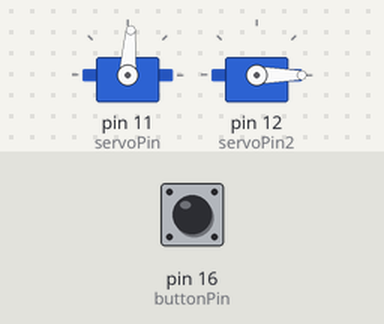
This sketch was run on a simulated Arduino Uno, built with avr-gcc and run on an emulated ATmega328P. Parts: 2 × servo. Inputs (shaded band) come from the test bench; at power-on: pin 16 (buttonPin) HIGH.

Above: at 1.2 s.
1.3 s: pin 16 (buttonPin) pulled LOW for 0.15 s
At 1.39 s:
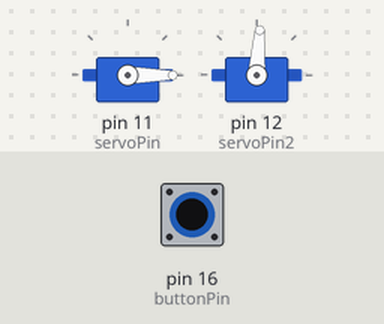
2.9 s: pin 16 (buttonPin) pulled LOW for 3.2 s
At 7.5 s:
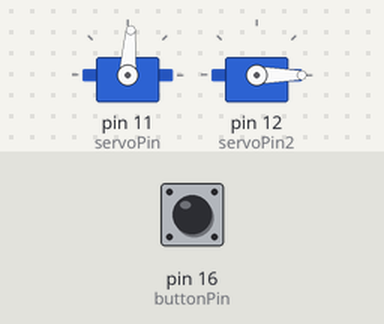
Timing chart, 0 to 9.0 s (numbered marks = the images above; inputs shaded):
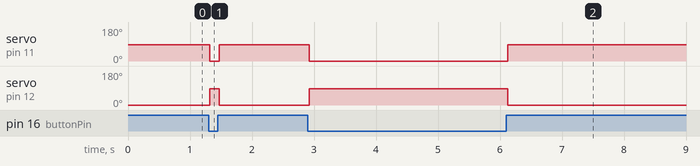

The sketch:

DRS.ino
```cpp
#include <Servo.h>

Servo servo1;                 //right hand side
Servo servo2;                 //left hand side

const int buttonPin = 16;     //pin for the button input (active low)

const int servoPin = 11;      //pin for servo1
const int servoPin2 = 12;     //pin for servo2

const int angle1 = 86;       //servo angle for DRS activated
const int angle2 = 0;       //servo angle for DRS deactivated

int DRSactivate = 0;        //keeps track of DRS state
int debounceCount=0;        //debouncing counter

void servoWrite()
{
  if (DRSactivate == LOW) //DRS off
  {
    servo1.write(angle2);
    servo2.write(angle1);
  }
  else                    //DRS on
  {
    servo1.write(angle1);
    servo2.write(angle2);
  }
}

void setup() {
  pinMode(buttonPin, INPUT_PULLUP);  //pull pin high by default
  servo1.attach(servoPin);           //attach servos
  servo2.attach(servoPin2);
  DRSactivate = digitalRead(buttonPin); //get initial DRS state
  servoWrite();                         //set servos
}

void loop() {

  //if button state is opposite of current state, add to debouncing counter
  if (digitalRead(buttonPin) == !DRSactivate)
  {
    debounceCount++;
  }
  else //if button state is the same as current state reset counter
  {
    debounceCount=0;
  }

  //if there have been 3 consecutive opposite reads, switch servo state
  if (debounceCount > 2)
  {
    DRSactivate = !DRSactivate; //invert state
    servoWrite();               //write to servos
    debounceCount=0;            //reset counter
  }
  delay(10);              //wait a brief moment before running again
}
```

Measured:
- after the input at 1.3 s, servo on pin 11 (servoPin): 86° → 0° at once, → 86° 0.15 s later; servo on pin 12 (servoPin2): 0° → 86° at once, → 0° 0.15 s later
- after the input at 2.9 s, servo on pin 11 (servoPin): 86° → 0° at once, → 86° 3.2 s later; servo on pin 12 (servoPin2): 0° → 86° at once, → 0° 3.2 s later
